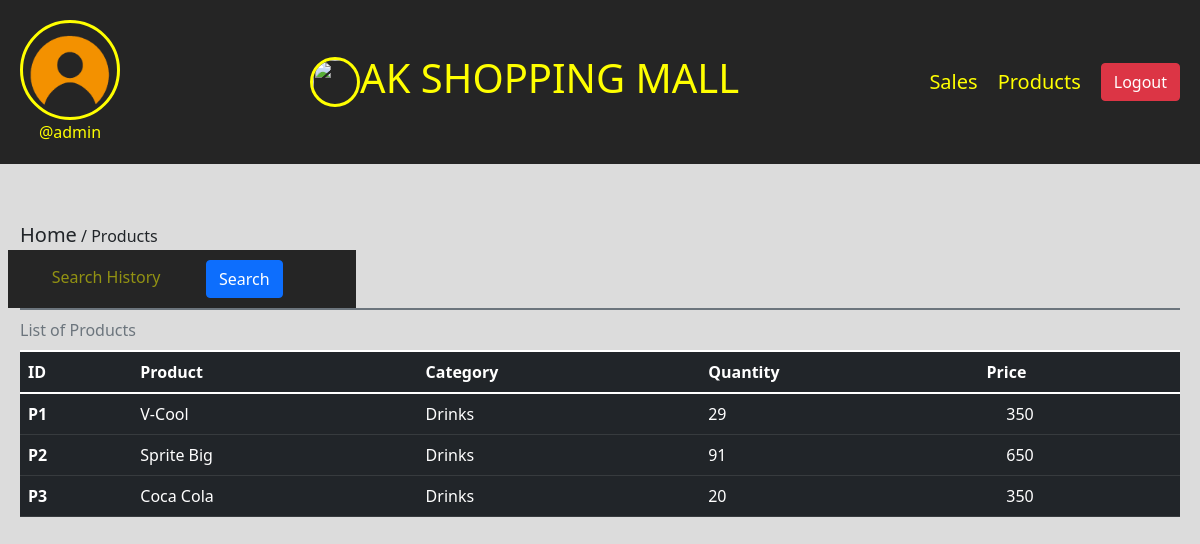
Page /view-products (signed in) on the committed database.
### ims/models.py (models this page shows, shortened)
class Profile(models.Model):
    user = models.ForeignKey(User, on_delete=models.CASCADE)
    id_user = models.IntegerField()
    profileimg = models.ImageField(upload_to='profileImg', default='user.png')
    full_name = models.CharField(max_length=100, blank=True)
    user_address = models.TextField(max_length=100, blank=True)
    user_phone = models.CharField(max_length=100, blank=True)

class Stock(models.Model):
    category = models.CharField(max_length=100, blank=True)
    product_name = models.CharField(max_length=100, blank=True)
    product_qtn = models.IntegerField(blank=True)
    price = models.IntegerField(blank=True)
    sale_price = models.IntegerField(blank=True)
    expiry_date = models.CharField(max_length=100, blank=True)
    manufacturer_date = models.CharField(max_length=100, blank=True)
    date = models.CharField(max_length=100, blank=True)

### ims/views.py (the view)
# urls.py: path('view-products', views.product, name='view-products'),
@login_required(login_url='login')
def product(request):
    user = Profile.objects.get(user=request.user)
    products = Stock.objects.all()
    return render(request, 'products.html', {'user':user, 'products':products})

### templates/products.html (shortened to what this page needs)
{% load static %}
<!DOCTYPE html>
<html lang="en">
<head>
    <link rel="stylesheet" href="../static/bootstrap/css/bootstrap.min.css">
    <link rel="stylesheet" href="../static/lineawesome/css/line-awesome.min.css">
    <link rel="stylesheet" href="../static/fontawesome-free/css/all.min.css">
</head>
<body>
    <div class="nav">
        <div class="header-section">
            <div class="img">
                <img src="{{user.profileimg.url}}" alt="" height="100" width="100" type="button" data-bs-toggle="offcanvas" data-bs-target="#offcanvasScrolling" aria-controls="offcanvasScrolling">
                <br>
                <span>@{{user.user.username}}</span>
            </div>
            <div class="title">
                <img src="{% static 'img/ak-logo.jpg' %}" height="50" width="50">
                <h2>AK SHOPPING MALL</h2>
            </div>
            <div class="tabs">
                <a href="/view-sales">Sales</a>
                <a href="/view-products">Products</a>
                <a href="/logout" class="btn btn-danger">Logout</a>
            </div>
        </div>
    </div>
    <div class="body-section">
        <span><a href="/user-home" class="text-dark">Home</a> / Products</span>
        <table class="table caption-top table-dark">
            <form action="/product-search" method="post">
                <div class="row">
                    <div class="icon">
                        <i class="la la-search"></i>
                        <input name="name" list="search" placeholder="Search History">
                        <button class="btn btn-primary">Search</button>
                    </div>
                </div>
            </form>
            <caption>List of Products</caption>
            <thead>
              <tr>
                <th scope="col">ID</th>
                <th scope="col">Product</th>
                <th scope="col">Category</th>
                <th scope="col">Quantity</th>
                <th scope="col">Price</th>
              </tr>
            </thead>
            <tbody>
            {% for product in products %}
              <tr>
                <th scope="row">P{{product.id}}</th>
                <td>{{product.product_name}}</td>
                <td>{{product.category}}</td>
                <td>{{product.product_qtn}}</td>
                <td><i class="fa-solid fa-naira-sign"></i> {{product.sale_price}}</td>
              </tr>
              {% endfor %}
            </tbody>
          </table>
    </div>
</body>
</html>

### templates/products.html (style rules this page uses)
.header-section { position: fixed; display: flex; justify-content: space-between; background-color: #252525; gap: 30px; padding: 20px; width: 100%; z-index: 1000; }
a { text-decoration: none; color: yellow; font-size: 20px; }
.tabs { display: flex; flex-direction: row; align-items: center; justify-content: center; gap: 20px; }
.title { display: flex; flex-direction: row; align-items: center; justify-content: center; }
.title h2 { font-size: 40px; color: yellow; }
.img span { color: yellow; }
img { border-radius: 50%; border: 3px solid yellow; }
.img { text-align: center; }
body { background-color: gainsboro; }
.body-section { padding: 20px; }
i { font-size: 50px; }
.body-section { margin-top: 200px; }
.la-edit, .la-trash, .fa-solid, .la-search { font-size: 20px; color: yellow; }
.row { background-color: #252525; display: flex; width: 30%; color: yellow; padding: 10px; }
.row input { width: 50%; color: yellow; background-color: #252525; border: none; outline: none; }
input::placeholder { color: rgb(255, 255, 0, .5); }

### rows in the picture
Profile: profileimg (placeholder picture), user.username "admin"
Stock: id "1", product_name "V-Cool", category "Drinks", product_qtn "29", sale_price "350"
Stock: id "2", product_name "Sprite Big", category "Drinks", product_qtn "91", sale_price "650"
Stock: id "3", product_name "Coca Cola", category "Drinks", product_qtn "20", sale_price "350"
